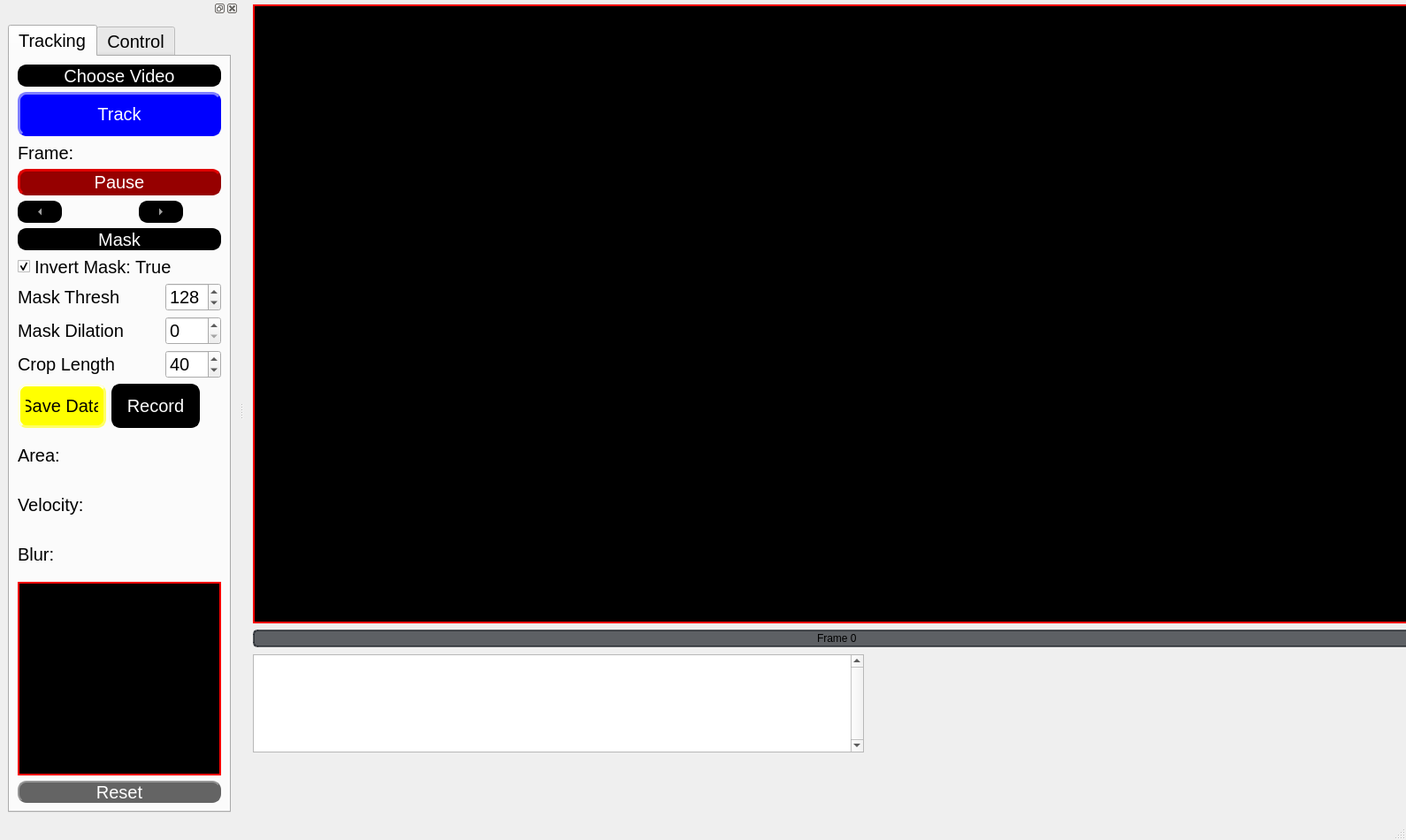
<?xml version="1.0" encoding="UTF-8"?>
<ui version="4.0">
 <class>MainWindow</class>
 <widget class="QMainWindow" name="MainWindow">
  <property name="geometry">
   <rect>
    <x>0</x>
    <y>0</y>
    <width>1590</width>
    <height>950</height>
   </rect>
  </property>
  <property name="font">
   <font>
    <family>Arial</family>
   </font>
  </property>
  <property name="windowTitle">
   <string>MainWindow</string>
  </property>
  <property name="styleSheet">
   <string notr="true">font-family: Arial;</string>
  </property>
  <property name="documentMode">
   <bool>false</bool>
  </property>
  <widget class="QWidget" name="centralwidget">
   <widget class="QPlainTextEdit" name="plainTextEdit">
    <property name="geometry">
     <rect>
      <x>10</x>
      <y>740</y>
      <width>691</width>
      <height>111</height>
     </rect>
    </property>
    <property name="mouseTracking">
     <bool>true</bool>
    </property>
    <property name="verticalScrollBarPolicy">
     <enum>Qt::ScrollBarAlwaysOn</enum>
    </property>
    <property name="sizeAdjustPolicy">
     <enum>QAbstractScrollArea::AdjustToContentsOnFirstShow</enum>
    </property>
    <property name="plainText">
     <string/>
    </property>
    <property name="centerOnScroll">
     <bool>false</bool>
    </property>
   </widget>
   <widget class="QLabel" name="VideoFeedLabel">
    <property name="geometry">
     <rect>
      <x>10</x>
      <y>5</y>
      <width>1330</width>
      <height>700</height>
     </rect>
    </property>
    <property name="mouseTracking">
     <bool>true</bool>
    </property>
    <property name="styleSheet">
     <string notr="true">background-color: rgb(0,0,0); border:2px solid rgb(255, 0, 0); </string>
    </property>
    <property name="text">
     <string/>
    </property>
   </widget>
   <widget class="QProgressBar" name="frameslider">
    <property name="geometry">
     <rect>
      <x>10</x>
      <y>712</y>
      <width>1321</width>
      <height>20</height>
     </rect>
    </property>
    <property name="styleSheet">
     <string notr="true">    QProgressBar {
        border: 2px solid rgba(33, 37, 43, 180);
        border-radius: 5px;
        text-align: center;
        background-color: rgba(33, 37, 43, 180);
        color: black;
    }
    QProgressBar::chunk {
        background-color: #FFD700;
    }</string>
    </property>
    <property name="minimum">
     <number>0</number>
    </property>
    <property name="maximum">
     <number>100</number>
    </property>
    <property name="value">
     <number>0</number>
    </property>
    <property name="format">
     <string>Frame %v</string>
    </property>
   </widget>
  </widget>
  <widget class="QStatusBar" name="statusbar"/>
  <widget class="QDockWidget" name="dockWidget">
   <property name="minimumSize">
    <size>
     <width>270</width>
     <height>850</height>
    </size>
   </property>
   <property name="floating">
    <bool>false</bool>
   </property>
   <property name="allowedAreas">
    <set>Qt::LeftDockWidgetArea|Qt::RightDockWidgetArea</set>
   </property>
   <attribute name="dockWidgetArea">
    <number>1</number>
   </attribute>
   <widget class="QWidget" name="dockWidgetContents">
    <layout class="QVBoxLayout" name="verticalLayout">
     <item>
      <widget class="QTabWidget" name="tabWidget">
       <property name="enabled">
        <bool>true</bool>
       </property>
       <property name="styleSheet">
        <string notr="true">font-size: 15pt; font: Arial;</string>
       </property>
       <property name="currentIndex">
        <number>0</number>
       </property>
       <widget class="QWidget" name="tracking_tab">
        <attribute name="title">
         <string>Tracking</string>
        </attribute>
        <layout class="QGridLayout" name="gridLayout">
         <item row="5" column="0" colspan="4">
          <widget class="QPushButton" name="maskbutton">
           <property name="maximumSize">
            <size>
             <width>300</width>
             <height>25</height>
            </size>
           </property>
           <property name="styleSheet">
            <string notr="true">QPushButton {
                color: rgb(255, 255, 255);
                background-color: rgb(0, 0, 0);
                border-style: outset;
                border-width: 2px;
                border-radius: 10px;
                border-color: rgb(0, 0, 0);
                min-width: 1em;
                padding: 1px;
            }
            QPushButton:hover {
                background-color: rgb(100, 100, 100);
                color: rgb(255, 255, 255);
                border-style: inset;
			  border-color: rgb(0, 255, 0);
            }</string>
           </property>
           <property name="text">
            <string>Mask</string>
           </property>
           <property name="checkable">
            <bool>true</bool>
           </property>
           <property name="checked">
            <bool>false</bool>
           </property>
          </widget>
         </item>
         <item row="6" column="0" colspan="4">
          <widget class="QCheckBox" name="maskinvert_checkBox">
           <property name="maximumSize">
            <size>
             <width>300</width>
             <height>25</height>
            </size>
           </property>
           <property name="text">
            <string>Invert Mask: True</string>
           </property>
           <property name="checked">
            <bool>true</bool>
           </property>
          </widget>
         </item>
         <item row="12" column="0" colspan="4">
          <widget class="QLabel" name="robotvelocitylabel">
           <property name="maximumSize">
            <size>
             <width>300</width>
             <height>50</height>
            </size>
           </property>
           <property name="text">
            <string>Velocity:</string>
           </property>
          </widget>
         </item>
         <item row="2" column="0" colspan="4">
          <widget class="QLabel" name="framelabel">
           <property name="maximumSize">
            <size>
             <width>300</width>
             <height>25</height>
            </size>
           </property>
           <property name="text">
            <string>Frame: </string>
           </property>
          </widget>
         </item>
         <item row="7" column="3">
          <widget class="QSpinBox" name="maskthreshbox">
           <property name="maximum">
            <number>255</number>
           </property>
           <property name="value">
            <number>128</number>
           </property>
          </widget>
         </item>
         <item row="0" column="0" colspan="4">
          <widget class="QPushButton" name="choosevideobutton">
           <property name="maximumSize">
            <size>
             <width>300</width>
             <height>25</height>
            </size>
           </property>
           <property name="styleSheet">
            <string notr="true">     QPushButton {
                color: rgb(255, 255, 255);
                background-color: rgb(0, 0, 0);
                border-style: outset;
                border-width: 2px;
                border-radius: 10px;
                border-color: rgb(0, 0, 0);
                min-width: 1em;
                padding: 1px;
            }
            QPushButton:hover {
                background-color: rgb(100, 100, 100);
                color: rgb(255, 255, 255);
                border-color: rgb(100, 100, 100);
            
            
            }</string>
           </property>
           <property name="text">
            <string>Choose Video</string>
           </property>
          </widget>
         </item>
         <item row="10" column="1" colspan="3">
          <widget class="QPushButton" name="recordbutton">
           <property name="maximumSize">
            <size>
             <width>100</width>
             <height>50</height>
            </size>
           </property>
           <property name="styleSheet">
            <string notr="true">QPushButton {
                color: rgb(255, 255, 255);
                background-color: rgb(0, 0, 0);
                border-style: outset;
                border-width: 3px;
                border-radius: 10px;
                border-color: rgb(0, 0, 0);
                min-width: 1em;
                padding: 6px;
            }
      
            QPushButton:checked {
                color: rgb(255, 255, 255);
                background-color: rgb(255, 0, 0);
                border-style: inset;
                border-width: 3px;
                border-radius: 10px;
                border-color: rgb(255, 0, 0);
                font: bold 16px;
                min-width: 1em;
               
            }
            QPushButton:hover {
                background-color: rgb(100, 100, 100);
                color: rgb(255, 255, 255);
                border-color: rgb(100, 100, 100);
                padding-left: 5px;
                padding-top: 5px;
            }</string>
           </property>
           <property name="text">
            <string>Record</string>
           </property>
           <property name="checkable">
            <bool>true</bool>
           </property>
          </widget>
         </item>
         <item row="8" column="3">
          <widget class="QSpinBox" name="maskdilationbox">
           <property name="maximum">
            <number>40</number>
           </property>
          </widget>
         </item>
         <item row="13" column="0" colspan="4">
          <widget class="QLabel" name="robotblurlabel">
           <property name="maximumSize">
            <size>
             <width>16777215</width>
             <height>50</height>
            </size>
           </property>
           <property name="text">
            <string>Blur:</string>
           </property>
          </widget>
         </item>
         <item row="9" column="3">
          <widget class="QSpinBox" name="croplengthbox">
           <property name="minimum">
            <number>5</number>
           </property>
           <property name="maximum">
            <number>300</number>
           </property>
           <property name="value">
            <number>40</number>
           </property>
           <property name="displayIntegerBase">
            <number>10</number>
           </property>
          </widget>
         </item>
         <item row="1" column="0" colspan="4">
          <widget class="QPushButton" name="trackbutton">
           <property name="maximumSize">
            <size>
             <width>300</width>
             <height>50</height>
            </size>
           </property>
           <property name="cursor">
            <cursorShape>ArrowCursor</cursorShape>
           </property>
           <property name="styleSheet">
            <string notr="true">QPushButton {
                color: rgb(255, 255, 255);
                background-color: rgb(0, 0, 255);
                border-style: outset;
                border-width: 3px;
                border-radius: 10px;
                border-color: rgb(0, 0, 255);
                min-width: 1em;
                padding: 6px;
            }
      
            QPushButton:checked {
                color: rgb(255, 255, 255);
                background-color: rgb(255, 0, 0);
                border-style: inset;
                border-width: 3px;
                border-radius: 10px;
                border-color: rgb(255, 0, 0);
                font: bold 16px;
                min-width: 1em;
               
            }
            QPushButton:hover {
                background-color: rgb(100, 100, 100);
                color: rgb(255, 255, 255);
                border-color: rgb(0, 255, 0);
                padding-left: 5px;
                padding-top: 5px;
            }</string>
           </property>
           <property name="text">
            <string>Track</string>
           </property>
           <property name="checkable">
            <bool>true</bool>
           </property>
          </widget>
         </item>
         <item row="3" column="0" colspan="4">
          <widget class="QPushButton" name="pausebutton">
           <property name="maximumSize">
            <size>
             <width>300</width>
             <height>30</height>
            </size>
           </property>
           <property name="styleSheet">
            <string notr="true">QPushButton {
                color: rgb(255, 255, 255);
                background-color: rgb(150, 0, 0);
                border-style: outset;
                border-width: 3px;
                border-radius: 10px;
                border-color: rgb(150, 0, 0);
                min-width: 1em;
                padding: 1px;
            }
            QPushButton:checked {
                color: rgb(255, 255, 255);
                background-color: rgb(0, 0, 150);
                border-style: inset;
                border-width: 3px;
                border-radius: 10px;
                border-color: rgb(0, 0, 255);
                font: bold 12px;
                min-width: 1em;
                padding: 1px;
            }
            QPushButton:hover {
                background-color: rgb(100, 100, 100);
                color: rgb(255, 255, 255);
                border-color: rgb(255, 0, 0);
                padding-left: 2px;
                padding-top: 2px;
            }</string>
           </property>
           <property name="text">
            <string>Pause</string>
           </property>
           <property name="checkable">
            <bool>true</bool>
           </property>
          </widget>
         </item>
         <item row="11" column="0" colspan="4">
          <widget class="QLabel" name="robotarealabel">
           <property name="maximumSize">
            <size>
             <width>300</width>
             <height>50</height>
            </size>
           </property>
           <property name="text">
            <string>Area:</string>
           </property>
          </widget>
         </item>
         <item row="4" column="0">
          <widget class="QToolButton" name="leftbutton">
           <property name="maximumSize">
            <size>
             <width>50</width>
             <height>25</height>
            </size>
           </property>
           <property name="styleSheet">
            <string notr="true">QToolButton {
                color: rgb(255, 255, 255);
                background-color: rgb(0, 0, 0);
                border-style: outset;
                border-width: px;
                border-radius: 10px;
                border: 2px solid rgb(0, 0, 0);
                font: bold 16px;
                min-width: 1em;
                padding: 1px;
            }
            QToolButton:hover {
                background-color: rgb(100, 100, 100);
                color: rgb(255, 255, 255);
                border: 2px solid rgb(0, 255, 0);
            }
            QToolButton:pressed {
                background-color: rgb(100, 100, 100);
                border: 2px solid rgb(255, 0, 0);
                border-style: inset;
                padding-left: 5px;
                padding-top: 5px;
            }</string>
           </property>
           <property name="text">
            <string>...</string>
           </property>
           <property name="autoRepeat">
            <bool>true</bool>
           </property>
           <property name="autoRepeatInterval">
            <number>1</number>
           </property>
           <property name="arrowType">
            <enum>Qt::LeftArrow</enum>
           </property>
          </widget>
         </item>
         <item row="10" column="0">
          <widget class="QPushButton" name="savedatabutton">
           <property name="maximumSize">
            <size>
             <width>100</width>
             <height>50</height>
            </size>
           </property>
           <property name="styleSheet">
            <string notr="true">QPushButton {
                color: rgb(0, 0, 0);
                background-color: rgb(255, 255, 0);
                border-style: outset;
                border-width: 3px;
                border-radius: 10px;
                border-color: rgb(255, 255, 100);
                min-width: 1em;
                padding: 6px;
            }
            QPushButton:hover {
                background-color: rgb(255, 255, 200);
                color: rgb(0, 0, 0);
            }
            QPushButton:pressed {
                background-color: red;
                border: 2px solid red;
                padding-left: 5px;
                padding-top: 5px;
                border-style: inset;
                }</string>
           </property>
           <property name="text">
            <string>Save Data</string>
           </property>
           <property name="checkable">
            <bool>true</bool>
           </property>
          </widget>
         </item>
         <item row="14" column="0" colspan="4">
          <widget class="QLabel" name="CroppedVideoFeedLabel">
           <property name="styleSheet">
            <string notr="true">background-color: rgb(0,0,0); border:2px solid rgb(255, 0, 0); </string>
           </property>
           <property name="text">
            <string/>
           </property>
          </widget>
         </item>
         <item row="8" column="0" colspan="3">
          <widget class="QLabel" name="maskdilationlabel">
           <property name="maximumSize">
            <size>
             <width>150</width>
             <height>25</height>
            </size>
           </property>
           <property name="text">
            <string>Mask Dilation</string>
           </property>
          </widget>
         </item>
         <item row="9" column="0" colspan="2">
          <widget class="QLabel" name="croplengthlabel">
           <property name="maximumSize">
            <size>
             <width>150</width>
             <height>25</height>
            </size>
           </property>
           <property name="text">
            <string>Crop Length</string>
           </property>
          </widget>
         </item>
         <item row="15" column="0" colspan="4">
          <widget class="QPushButton" name="resetdefaultbutton">
           <property name="maximumSize">
            <size>
             <width>300</width>
             <height>25</height>
            </size>
           </property>
           <property name="font">
            <font>
             <family>Arial</family>
             <pointsize>15</pointsize>
             <italic>false</italic>
             <bold>false</bold>
            </font>
           </property>
           <property name="styleSheet">
            <string notr="true">QPushButton {
                color: rgb(255, 255, 255);
                background-color: rgb(100, 100, 100);
                border-style: outset;
                border-width: 2px;
                border-radius: 10px;
                border-color: rgb(100, 100, 100);
                min-width: 1em;
                padding: 1px;
            }
            QPushButton:hover {
                background-color: rgb(200, 200, 200);
                color: rgb(0, 0, 0);
            }
            QPushButton:pressed {
                background-color: rgb(200, 200, 200);
         
                padding-left: 5px;
                padding-top: 5px;
                border-style: inset;
                }</string>
           </property>
           <property name="text">
            <string>Reset</string>
           </property>
          </widget>
         </item>
         <item row="4" column="2" colspan="2">
          <widget class="QToolButton" name="rightbutton">
           <property name="maximumSize">
            <size>
             <width>50</width>
             <height>25</height>
            </size>
           </property>
           <property name="styleSheet">
            <string notr="true">QToolButton {
                color: rgb(255, 255, 255);
                background-color: rgb(0, 0, 0);
                border-style: outset;
                border-width: px;
                border-radius: 10px;
                border: 2px solid rgb(0, 0, 0);
                font: bold 16px;
                min-width: 1em;
                padding: 1px;
            }
            QToolButton:hover {
                background-color: rgb(100, 100, 100);
                color: rgb(255, 255, 255);
                border: 2px solid rgb(0, 255, 0);
            }
            QToolButton:pressed {
                background-color: rgb(100, 100, 100);
                border: 2px solid rgb(255, 0, 0);
                border-style: inset;
                padding-left: 5px;
                padding-top: 5px;
            }</string>
           </property>
           <property name="text">
            <string>...</string>
           </property>
           <property name="autoRepeat">
            <bool>true</bool>
           </property>
           <property name="autoRepeatInterval">
            <number>1</number>
           </property>
           <property name="arrowType">
            <enum>Qt::RightArrow</enum>
           </property>
          </widget>
         </item>
         <item row="7" column="0" colspan="3">
          <widget class="QLabel" name="maskthreshlabel">
           <property name="maximumSize">
            <size>
             <width>150</width>
             <height>25</height>
            </size>
           </property>
           <property name="text">
            <string>Mask Thresh</string>
           </property>
          </widget>
         </item>
        </layout>
       </widget>
       <widget class="QWidget" name="control_tab">
        <attribute name="title">
         <string>Control</string>
        </attribute>
        <widget class="QPushButton" name="controlbutton">
         <property name="geometry">
          <rect>
           <x>20</x>
           <y>5</y>
           <width>160</width>
           <height>51</height>
          </rect>
         </property>
         <property name="styleSheet">
          <string notr="true">QPushButton {
                color: rgb(255, 255, 255);
                background-color: rgb(0, 0, 255);
                border-style: outset;
                border-width: 3px;
                border-radius: 10px;
                border-color: rgb(0, 0, 255);
                min-width: 1em;
                padding: 6px;
            }
      
            QPushButton:checked {
                color: rgb(255, 255, 255);
                background-color: rgb(255, 0, 0);
                border-style: inset;
                border-width: 3px;
                border-radius: 10px;
                border-color: rgb(255, 0, 0);
                font: bold 16px;
                min-width: 1em;
               
            }
            QPushButton:hover {
                background-color: rgb(100, 100, 100);
                color: rgb(255, 255, 255);
                border-color: rgb(0, 255, 0);
                padding-left: 5px;
                padding-top: 5px;
            }</string>
         </property>
         <property name="text">
          <string>Control</string>
         </property>
         <property name="checkable">
          <bool>true</bool>
         </property>
        </widget>
        <widget class="QLabel" name="arrivalthreshlabel">
         <property name="geometry">
          <rect>
           <x>10</x>
           <y>310</y>
           <width>131</width>
           <height>21</height>
          </rect>
         </property>
         <property name="text">
          <string>Arrive Thresh</string>
         </property>
        </widget>
        <widget class="QLabel" name="gammalabel">
         <property name="geometry">
          <rect>
           <x>110</x>
           <y>490</y>
           <width>101</width>
           <height>20</height>
          </rect>
         </property>
         <property name="text">
          <string>Gamma: 90</string>
         </property>
        </widget>
        <widget class="QLabel" name="rollingfrequencylabel">
         <property name="geometry">
          <rect>
           <x>10</x>
           <y>350</y>
           <width>91</width>
           <height>21</height>
          </rect>
         </property>
         <property name="text">
          <string>Frequency</string>
         </property>
        </widget>
        <widget class="QLabel" name="psilabel">
         <property name="geometry">
          <rect>
           <x>20</x>
           <y>490</y>
           <width>71</width>
           <height>21</height>
          </rect>
         </property>
         <property name="text">
          <string>Psi: 90</string>
         </property>
        </widget>
        <widget class="QLabel" name="magneticfieldsimlabel">
         <property name="geometry">
          <rect>
           <x>5</x>
           <y>520</y>
           <width>200</width>
           <height>200</height>
          </rect>
         </property>
         <property name="styleSheet">
          <string notr="true">background-color: rgb(0,0,0); border:2px solid rgb(255, 0, 0); </string>
         </property>
         <property name="text">
          <string/>
         </property>
        </widget>
        <widget class="QPushButton" name="joystickbutton">
         <property name="geometry">
          <rect>
           <x>30</x>
           <y>90</y>
           <width>141</width>
           <height>31</height>
          </rect>
         </property>
         <property name="styleSheet">
          <string notr="true">QPushButton {
                color: rgb(255, 255, 255);
                background-color: rgb(255, 0, 255);
                border-style: outset;
                border-width: 3px;
                border-radius: 10px;
                border-color: rgb(255, 0, 255);
                min-width: 1em;
                padding: 6px;
            }
      
            QPushButton:checked {
                color: rgb(255, 255, 255);
                background-color: rgb(200, 0, 200);
                border-style: inset;
                border-width: 3px;
                border-radius: 10px;
                border-color: rgb(200, 0, 200);
                font: bold 16px;
                min-width: 1em;
			  padding-left: 5px;
                padding-top: 5px;
               
            }
            QPushButton:hover {
                background-color: rgb(100, 100, 100);
                color: rgb(255, 255, 255);
                border-color: rgb(100, 100, 100);
                padding-left: 5px;
                padding-top: 5px;
            }</string>
         </property>
         <property name="text">
          <string>Joystick</string>
         </property>
         <property name="checkable">
          <bool>true</bool>
         </property>
        </widget>
        <widget class="QSpinBox" name="acousticfreq_spinBox">
         <property name="geometry">
          <rect>
           <x>20</x>
           <y>150</y>
           <width>171</width>
           <height>31</height>
          </rect>
         </property>
         <property name="maximum">
          <number>3000000</number>
         </property>
        </widget>
        <widget class="QLabel" name="acousticfreqlabel">
         <property name="geometry">
          <rect>
           <x>20</x>
           <y>130</y>
           <width>171</width>
           <height>21</height>
          </rect>
         </property>
         <property name="text">
          <string>Acoustic Frequency</string>
         </property>
        </widget>
        <widget class="QPushButton" name="applyacousticbutton">
         <property name="geometry">
          <rect>
           <x>20</x>
           <y>190</y>
           <width>111</width>
           <height>25</height>
          </rect>
         </property>
         <property name="styleSheet">
          <string notr="true">QPushButton {
                color: rgb(255, 255, 255);
                background-color: rgb(0, 0, 0);
                border-style: outset;
                border-width: 2px;
                border-radius: 10px;
                border-color: rgb(0, 0, 0);
                min-width: 1em;
                padding: 1px;
            }
            QPushButton:hover {
                background-color: rgb(100, 100, 100);
                color: rgb(0, 0, 0);
                border-style: inset;
            }

 		QPushButton:checked {
                color: rgb(255, 255, 255);
                background-color: rgb(255, 0, 0);
                border-style: outset;
                border-width: 2px;
                border-radius: 10px;
                border-color: rgb(200, 0, 0);
                min-width: 1em;
                padding: 1px;
}</string>
         </property>
         <property name="text">
          <string>Apply</string>
         </property>
         <property name="checkable">
          <bool>true</bool>
         </property>
        </widget>
        <widget class="QLabel" name="RRTtreesizelabel">
         <property name="geometry">
          <rect>
           <x>10</x>
           <y>270</y>
           <width>131</width>
           <height>21</height>
          </rect>
         </property>
         <property name="text">
          <string>RRT Tree Size</string>
         </property>
        </widget>
        <widget class="QLabel" name="memorylabel">
         <property name="geometry">
          <rect>
           <x>10</x>
           <y>230</y>
           <width>61</width>
           <height>21</height>
          </rect>
         </property>
         <property name="text">
          <string>Memory</string>
         </property>
        </widget>
        <widget class="QRadioButton" name="rollradio">
         <property name="geometry">
          <rect>
           <x>10</x>
           <y>65</y>
           <width>61</width>
           <height>20</height>
          </rect>
         </property>
         <property name="text">
          <string>Roll</string>
         </property>
         <property name="checked">
          <bool>true</bool>
         </property>
        </widget>
        <widget class="QRadioButton" name="swimradio">
         <property name="geometry">
          <rect>
           <x>70</x>
           <y>65</y>
           <width>61</width>
           <height>20</height>
          </rect>
         </property>
         <property name="text">
          <string>Swim</string>
         </property>
        </widget>
        <widget class="QLabel" name="led">
         <property name="geometry">
          <rect>
           <x>150</x>
           <y>190</y>
           <width>25</width>
           <height>25</height>
          </rect>
         </property>
         <property name="styleSheet">
          <string notr="true">
                background-color: rgb(255, 0, 0);
                border-style: outset;
                border-width: 3px;
                border-radius: 12px;
                border-color: rgb(255, 0, 0);
         
                padding: 6px;</string>
         </property>
         <property name="text">
          <string/>
         </property>
        </widget>
        <widget class="QSpinBox" name="memorybox">
         <property name="geometry">
          <rect>
           <x>140</x>
           <y>220</y>
           <width>61</width>
           <height>31</height>
          </rect>
         </property>
         <property name="minimum">
          <number>1</number>
         </property>
         <property name="maximum">
          <number>100</number>
         </property>
         <property name="value">
          <number>15</number>
         </property>
        </widget>
        <widget class="QSpinBox" name="RRTtreesizebox">
         <property name="geometry">
          <rect>
           <x>140</x>
           <y>260</y>
           <width>61</width>
           <height>31</height>
          </rect>
         </property>
         <property name="minimum">
          <number>1</number>
         </property>
         <property name="maximum">
          <number>100</number>
         </property>
         <property name="value">
          <number>25</number>
         </property>
        </widget>
        <widget class="QSpinBox" name="arrivalthreshbox">
         <property name="geometry">
          <rect>
           <x>140</x>
           <y>300</y>
           <width>61</width>
           <height>31</height>
          </rect>
         </property>
         <property name="minimum">
          <number>1</number>
         </property>
         <property name="maximum">
          <number>100</number>
         </property>
         <property name="value">
          <number>20</number>
         </property>
        </widget>
        <widget class="QSpinBox" name="rollingfrequencybox">
         <property name="geometry">
          <rect>
           <x>140</x>
           <y>340</y>
           <width>61</width>
           <height>31</height>
          </rect>
         </property>
         <property name="minimum">
          <number>0</number>
         </property>
         <property name="maximum">
          <number>40</number>
         </property>
         <property name="value">
          <number>10</number>
         </property>
        </widget>
        <widget class="QDial" name="psidial">
         <property name="geometry">
          <rect>
           <x>10</x>
           <y>380</y>
           <width>91</width>
           <height>101</height>
          </rect>
         </property>
         <property name="styleSheet">
          <string notr="true">QDial
    {
        background-color:QLinearGradient( 
            x1: 0.177, y1: 0.004, x2: 0.831, y2: 0.911, 
            stop: 0 white, 
            stop: 0.061 white, 
            stop: 0.066 lightgray, 
            stop: 0.5 #242424, 
            stop: 0.505 #000000,
            stop: 0.827 #040404,
            stop: 0.966 #292929,
            stop: 0.983 #2e2e2e
        );
    }</string>
         </property>
         <property name="minimum">
          <number>1</number>
         </property>
         <property name="maximum">
          <number>90</number>
         </property>
         <property name="singleStep">
          <number>5</number>
         </property>
         <property name="value">
          <number>90</number>
         </property>
         <property name="notchTarget">
          <double>10.000000000000000</double>
         </property>
         <property name="notchesVisible">
          <bool>true</bool>
         </property>
        </widget>
        <widget class="QDial" name="gammadial">
         <property name="geometry">
          <rect>
           <x>110</x>
           <y>380</y>
           <width>91</width>
           <height>101</height>
          </rect>
         </property>
         <property name="font">
          <font>
           <family>Arial</family>
           <pointsize>15</pointsize>
           <italic>false</italic>
           <bold>false</bold>
          </font>
         </property>
         <property name="styleSheet">
          <string notr="true">QDial {
    background-color: qconicalgradient(cx:0.5, cy:0.5, angle:90, stop:0 #1a5276, stop:0.3 #2980b9, stop:0.7 #3498db, stop:1 #1a5276);
    border: 2px solid #1a5276;
    padding: 5px;
}

QDial::handle {
    background-color: qconicalgradient(cx:0.5, cy:0.5, angle:90, stop:0 #f39c12, stop:0.3 #f1c40f, stop:0.7 #f39c12, stop:1 #f1c40f);
    border: 2px solid #e67e22;
    width: 20px;
    height: 20px;
    border-radius: 10px;
    margin: -5px;
}
</string>
         </property>
         <property name="maximum">
          <number>180</number>
         </property>
         <property name="singleStep">
          <number>5</number>
         </property>
         <property name="pageStep">
          <number>10</number>
         </property>
         <property name="value">
          <number>90</number>
         </property>
         <property name="orientation">
          <enum>Qt::Horizontal</enum>
         </property>
         <property name="wrapping">
          <bool>false</bool>
         </property>
         <property name="notchTarget">
          <double>10.000000000000000</double>
         </property>
         <property name="notchesVisible">
          <bool>true</bool>
         </property>
        </widget>
        <widget class="QPushButton" name="simulationbutton">
         <property name="geometry">
          <rect>
           <x>20</x>
           <y>730</y>
           <width>171</width>
           <height>21</height>
          </rect>
         </property>
         <property name="styleSheet">
          <string notr="true">QPushButton {
                color: rgb(255, 255, 255);
                background-color: rgb(0, 255, 0);
                border-style: outset;
                border-width: 2px;
                border-radius: 10px;
                border-color: rgb(0, 100, 0);
                min-width: 1em;
                padding: 2px;
            }
      
            QPushButton:checked {
                color: rgb(255, 255, 255);
                background-color: rgb(255, 100, 0);
                border-style: inset;
                border-width: 2px;
                border-radius: 10px;
                border-color: rgb(255, 0, 0);
                font: bold 16px;
                min-width: 1em;

               
            }
            QPushButton:hover {
                background-color: rgb(100, 100, 100);
                color: rgb(255, 255, 255);
                border-color: rgb(100, 100, 100);
                padding-left: 5px;
                padding-top: 5px;
            }</string>
         </property>
         <property name="text">
          <string>Simulation On</string>
         </property>
         <property name="checkable">
          <bool>true</bool>
         </property>
        </widget>
        <widget class="QRadioButton" name="orientradio">
         <property name="geometry">
          <rect>
           <x>140</x>
           <y>65</y>
           <width>71</width>
           <height>20</height>
          </rect>
         </property>
         <property name="text">
          <string>Orient</string>
         </property>
        </widget>
       </widget>
      </widget>
     </item>
    </layout>
   </widget>
  </widget>
  <action name="actiondock">
   <property name="text">
    <string>dock</string>
   </property>
   <property name="menuRole">
    <enum>QAction::NoRole</enum>
   </property>
  </action>
 </widget>
 <resources/>
 <connections/>
</ui>
